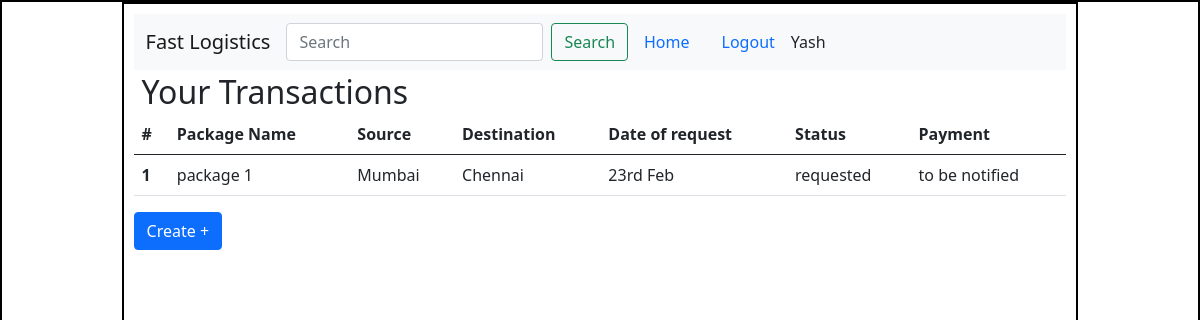
The page /user/1 on the database as committed earlier.
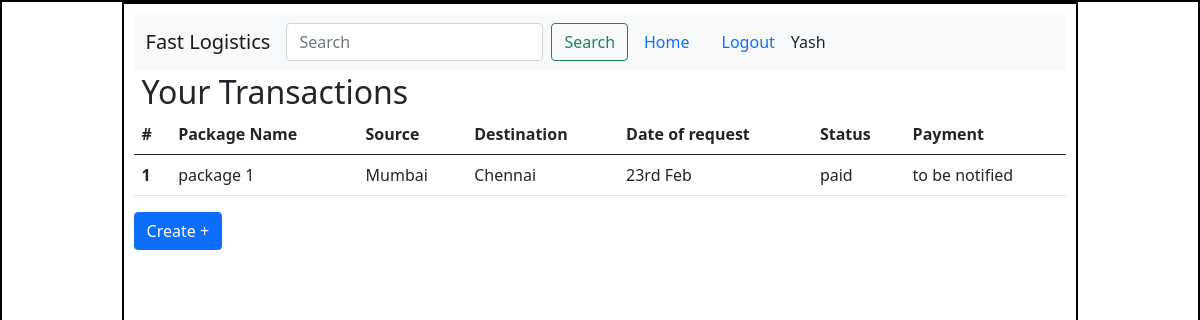
The same page on the database as committed later.
### application/models.py (models this page shows)
class User(db.Model):
    id = db.Column(db.Integer(), primary_key = True)
    username = db.Column(db.String(), nullable = False, unique = True)
    password = db.Column(db.String(), nullable = False)
    type = db.Column(db.String(), default = "general")
    trans = db.relationship("Transaction", backref = "creator")

class Transaction(db.Model):
    id = db.Column(db.Integer(), primary_key = True)
    t_name = db.Column(db.String(), nullable = False)
    t_type = db.Column(db.String(), nullable = False)
    t_date = db.Column(db.String(), nullable = False)
    delivery_date = db.Column(db.String(), default = "To be updated")
    s_city = db.Column(db.String(), nullable = False)
    d_city = db.Column(db.String(), nullable = False)
    internal_status = db.Column(db.String(), default = "requested")
    delivery_status = db.Column(db.String(), default = "in-process")
    decription = db.Column(db.String())
    amount = db.Column(db.Integer(), default = 1000)
    user_id = db.Column(db.Integer(), db.ForeignKey("user.id"))

### application/controllers.py (the view)
@app.route('/user/<int:user_id>', methods=['GET', 'POST'])
def user(user_id):
    user = User.query.get(user_id)
    transactions = user.trans
    return render_template('user_dash.html', user = user, transactions = transactions)

### templates/user_dash.html (shortened to what this page needs)
<!DOCTYPE html>
<html lang="en">
<head>
    <link rel="stylesheet" href="static/dashboard.css">
    <link href="https://cdn.jsdelivr.net/npm/bootstrap@5.0.2/dist/css/bootstrap.min.css" rel="stylesheet">
</head>
<body>
    <div id="main">
        <div id="canvas">
            <nav class="navbar navbar-expand-lg navbar-light bg-light">
                <div class="container-fluid">
                  <a class="navbar-brand" href="#">Fast Logistics</a>
                  <div class="collapse navbar-collapse" id="navbarSupportedContent">
                    <form class="d-flex">
                        <input class="form-control me-2" type="search" placeholder="Search" aria-label="Search">
                        <button class="btn btn-outline-success" type="submit">Search</button>
                    </form>
                    <a class="nav-link active" aria-current="page" href="#">Home</a>
                    <a class="nav-link active" aria-current="page" href="/userlogin">Logout</a>
                    <span>{{user.username}}</span>
                  </div>
                </div>
              </nav>
            <h2 class="headings">Your Transactions</h2>
            {% if transactions|length == 0 %}
            <h3>You do not have any transaction.</h3>
            {% else %}
            <div id="trans-table">
              <table class="table">
                <thead>
                  <tr>
                    <th scope="col">#</th>
                    <th scope="col">Package Name</th>
                    <th scope="col">Source</th>
                    <th scope="col">Destination</th>
                    <th scope="col">Date of request</th>
                    <th scope="col">Status</th>
                    <th scope="col">Payment</th>
                  </tr>
                </thead>
                <tbody>
                {% for trans in transactions %}
                  <tr>
                    <th scope="row">{{loop.index}}</th>
                    <td>{{trans.t_name}}</td>
                    <td>{{trans.s_city}}</td>
                    <td>{{trans.d_city}}</td>
                    <td>{{trans.t_date}}</td>
                    <td>{{trans.internal_status}}</td>
                    <td>to be notified</td>
                  </tr>
                {% endfor %}
                </tbody>
              </table>
            </div>
            {% endif %}
        <a href="/transaction_create/{{user.id}}"><button type="button" class="btn btn-primary">Create +</button></a>
        </div>
    </div>
</body>
</html>

### static/dashboard.css (style rules this page uses)
* { margin: 0px; }
#main, #canvas { border: 2px solid black; }
#canvas { width: 80%; margin: auto; height: 800px; padding: 10px; }
.headings { margin: 3px; padding-left: 5px; }

Rows that differ between the two databases and show on the page:
changed Transaction "package 1": internal_status "requested" → "paid"
